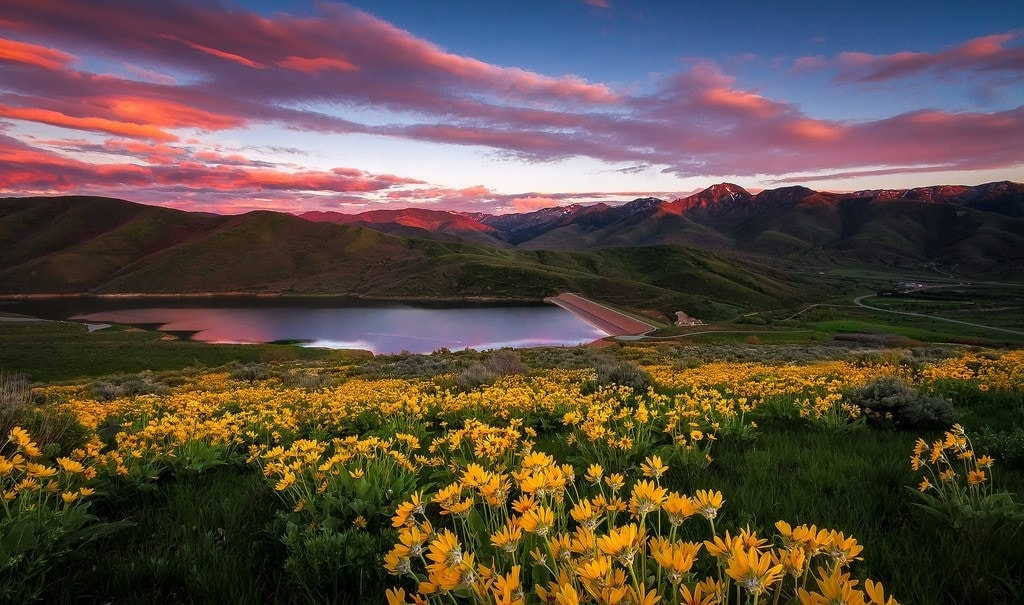
#> input picture paisaje.jpg, 1024 x 605 px
$ jupyter execute clase08__05_24.ipynb
#> lines starting #> are read from the running program, lines starting #| are printed output that depends on the picture; after the words box and inside, x2 and y2 are one past the last pixel; in counts of white or black regions, pixels touching at a corner belong together
opencv

[cell 1]
import cv2
import numpy as np
import matplotlib.pyplot as plt

def etiquetar(image):
    _, image_bin = cv2.threshold(image, 127, 255, cv2.THRESH_BINARY)
    contorno, _ = cv2.findContours(image_bin, cv2.RETR_EXTERNAL, cv2.CHAIN_APPROX_SIMPLE)
    img_et = np.zeros_like(image, dtype=np.uint8)
    for i, contorno1 in enumerate(contorno):
        cv2.drawContours(img_et, [contorno1], -1, (i+1), -1)
    return img_et

img = cv2.imread('paisaje.jpg', cv2.IMREAD_GRAYSCALE)
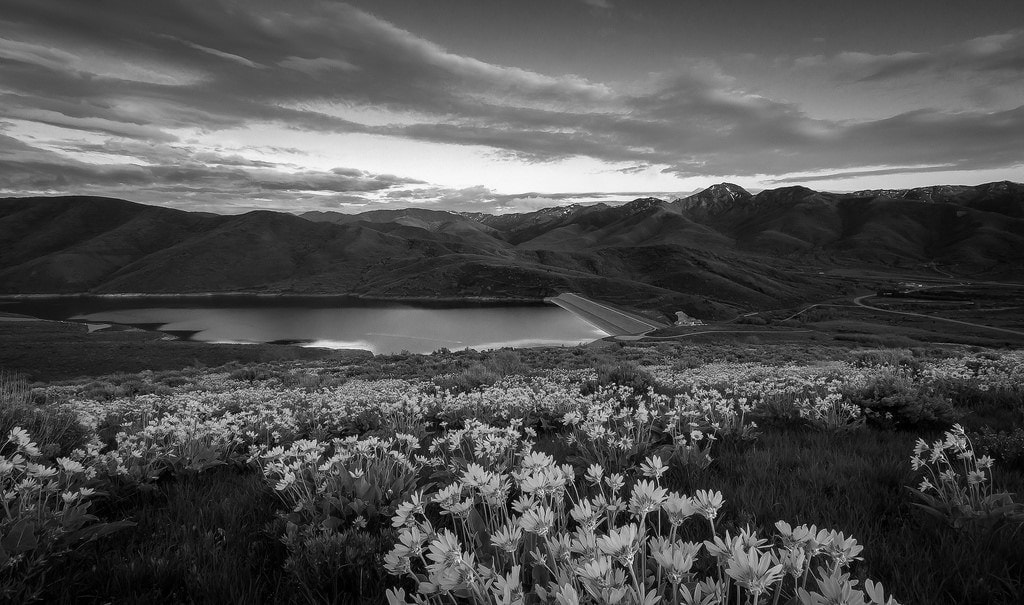
#> img: shape (605, 1024); min 0, max 255, mean 80.1

image_fin = etiquetar(img)
#> in etiquetar, `_, image_bin = cv2.threshold(image, 127, 255, cv2.THRESH_BINARY)`:
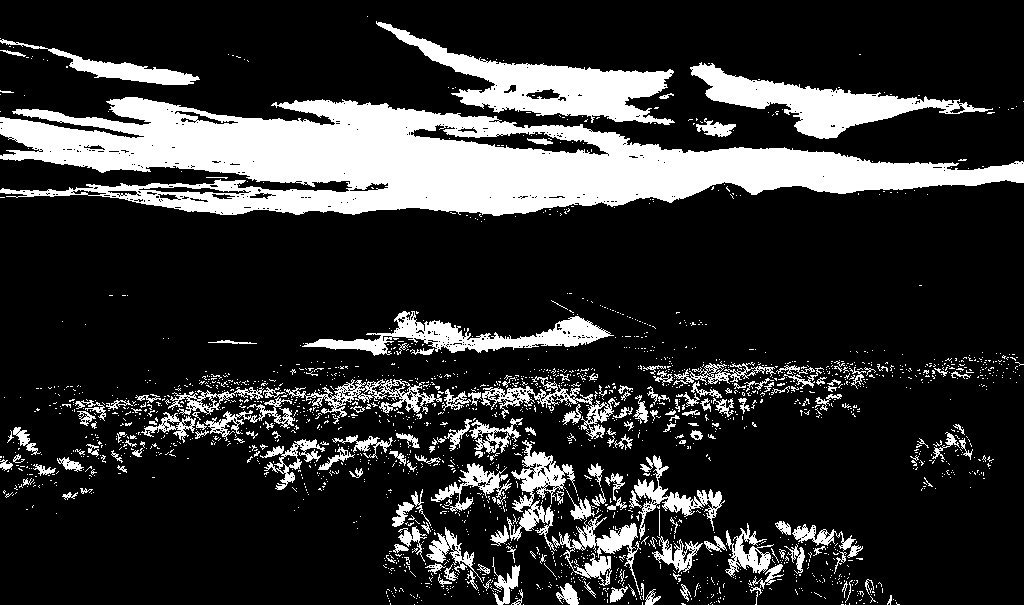
#> image_bin: shape (605, 1024); 19.6% white; 2071 white regions (1892 under 20 px)
#> in etiquetar, `contorno, _ = cv2.findContours(image_bin, cv2.RETR_EXTERNAL, cv2.CHAIN..`: contorno = 2049 contours, 1939 with area under 20; largest, box (x1, y1, x2, y2) and area: (0, 97, 1024, 216) 63712, (376, 21, 675, 125) 9506, (690, 62, 993, 139) 6897, (302, 311, 614, 356) 4284, (507, 440, 577, 551) 2169
#> the loop in etiquetar, `for i, contorno1 in enumerate(contorno):` made 2049 passes
#> contorno1 on passes 1 to 3: [[845, 604]], [[841, 604], [843, 604]], [[712, 604]]
#> after the loop in etiquetar, `for i, contorno1 in enumerate(contorno):`:
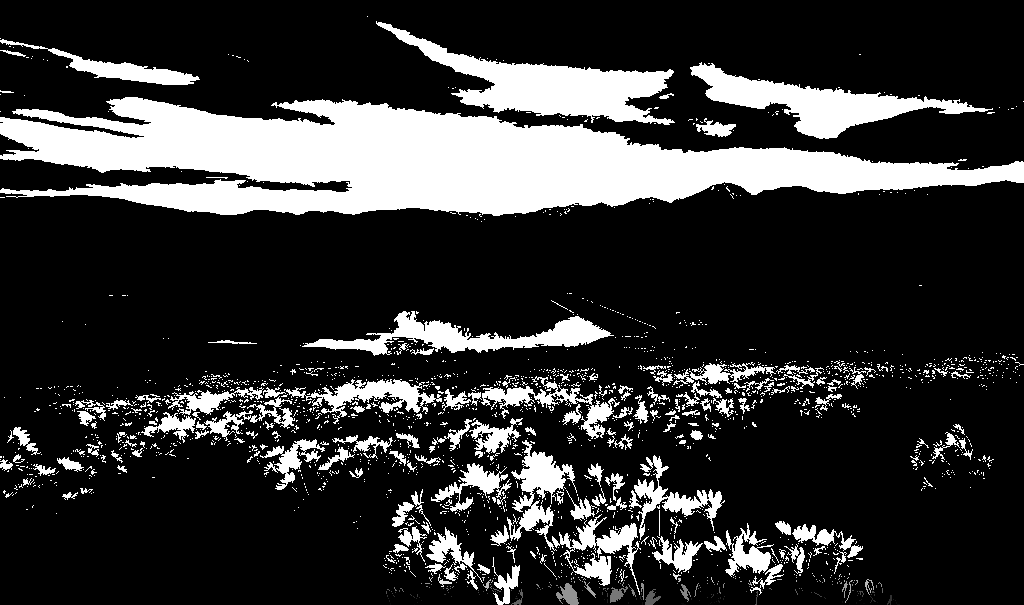
#> img_et: shape (605, 1024); min 0, max 255, mean 52.9

plt.figure(figsize=(12, 6))

plt.subplot(1, 2, 1)
plt.imshow(img, cmap='gray')
plt.title('imagen original')

plt.subplot(1, 2, 2)
plt.imshow(image_fin, cmap='jet')
plt.title('imagen etiquetada')

plt.show()
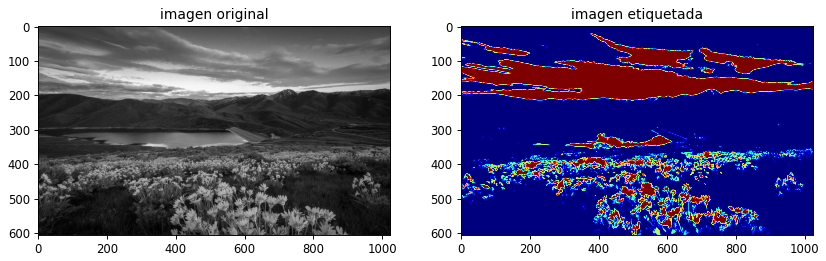
#> figure drawn by matplotlib, 2 panels

scikit-image

[cell 2]
import cv2
import skimage.measure
import numpy as np
import matplotlib.pyplot as plt

img = cv2.imread('girl.jpg', cv2.IMREAD_GRAYSCALE)
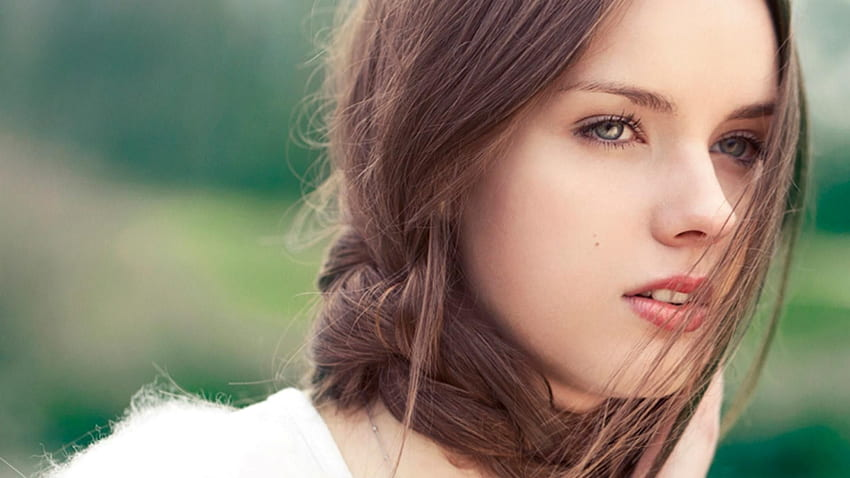
#> input picture girl.jpg, 850 x 478 px
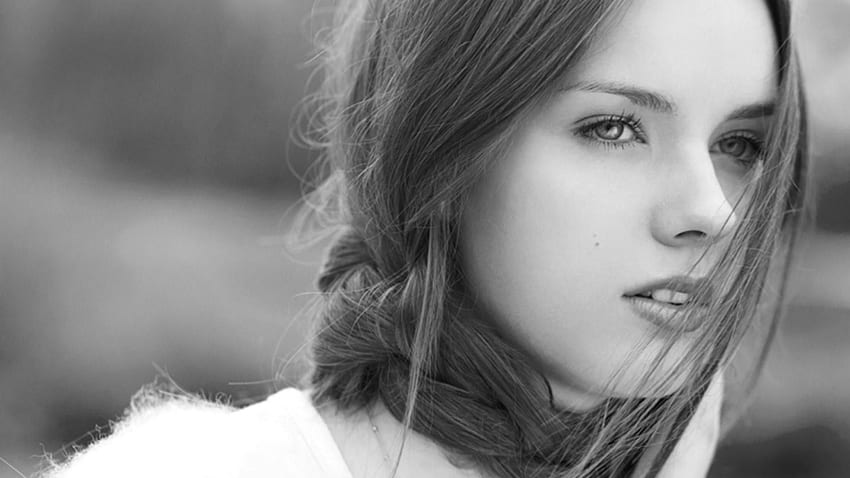
#> img: shape (478, 850); min 0, max 255, mean 130.5

# Aplicar umbralización
_, binaria = cv2.threshold(img, 127, 255, cv2.THRESH_BINARY)
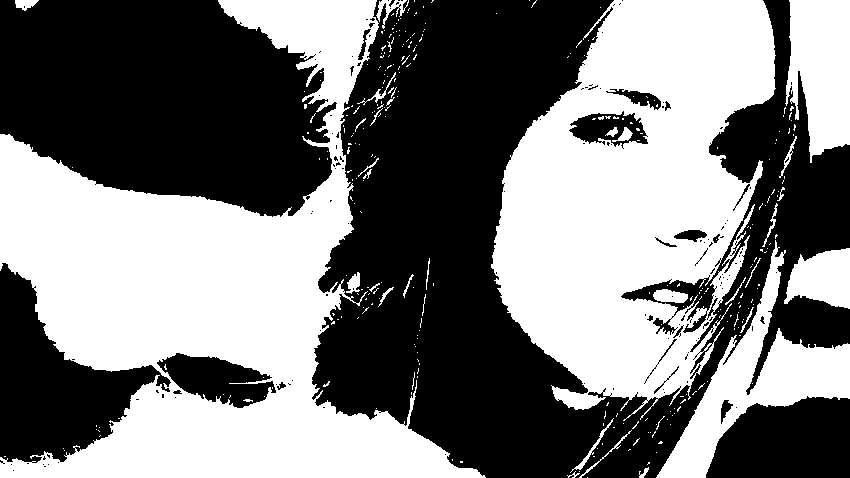
#> binaria: shape (478, 850); 48.1% white; 312 white regions (279 under 20 px), largest, box (x1, y1, x2, y2) and area: (0, 0, 486, 478) 94066, (491, 0, 776, 421) 74619, (656, 240, 850, 478) 12236

img_etiquetada = skimage.measure.label(binaria, connectivity=1)
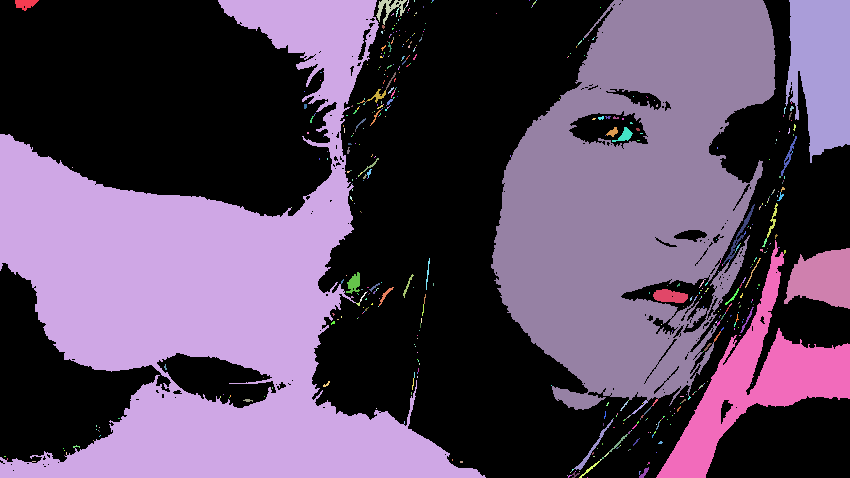
#> img_etiquetada: shape (478, 850) int64; 534 distinct labels, from 0 to 533; one colour per label, 0 black

plt.figure(figsize=(12, 6))

plt.subplot(1, 2, 1)
plt.imshow(img, cmap='gray')
plt.title('imagen original')

plt.subplot(1, 2, 2)
plt.imshow(img_etiquetada, cmap='jet')
plt.title('imagen etiquetada')

plt.show()
